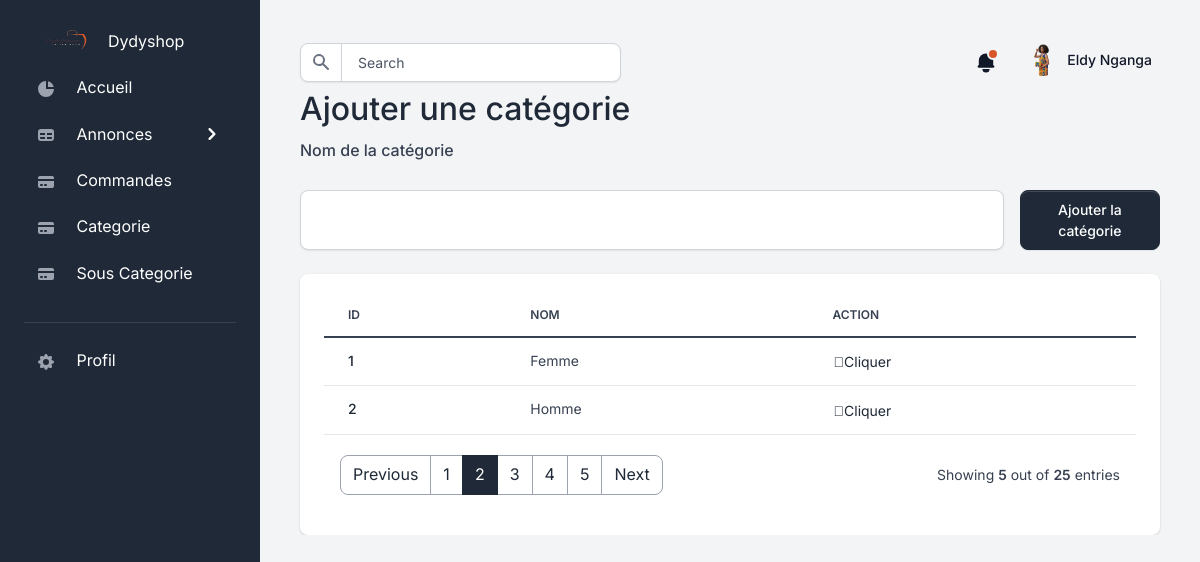
Page /add_category on the committed database.
### api/models/model.py (models this page shows)
class Category(db.Model):
    __tablename__ = "categories"
    id = db.Column(db.Integer, primary_key=True)
    name = db.Column(db.String(200), nullable=False)
    subcategories = db.relationship("SubCategory", backref="category")

### api/back.py (the view, shortened to what this page needs)
@app.route("/add_category", methods=["GET", "POST"])
def add_category():
    categories = Category.query.all()
    return render_template("/back/AddCategory.html", categories=categories)

### api/back.py (called while the page is built)
@app.before_request
def check_for_maintenance():
    if maintenance_mode and request.endpoint not in ["maintenance"]:
        return redirect(url_for("maintenance"))
    elif maintenance_mode and request.endpoint == "maintenance":
        return None
    else:
        return None

### api/templates/back/AddCategory.html (shortened to what this page needs)
{% extends './layout/baseAdmin.html' %}
{% block content %}
  <h2 class="my-1">Ajouter une catégorie</h2>
  <form method="POST" action="{{ url_for('add_category') }}">
    <label for="name" class="my-1">Nom de la catégorie</label>
    <div class="d-flex gap-3 my-4">
      <input type="text" id="name" name="name" class="form-control" required />
      <button type="submit" class="btn btn-primary">Ajouter la catégorie</button>
    </div>
  </form>
  <div class="card card-body border-0 shadow table-wrapper table-responsive">
    <table class="table table-hover">
      <thead>
        <tr>
          <th class="border-gray-200">Id</th>
          <th class="border-gray-200">Nom</th>
          <th class="border-gray-200">Action</th>
        </tr>
      </thead>
      <tbody>
        {% for category in categories %}
        <tr>
          <td>
            <a href="#" class="fw-bold">{{ category.id }}</a>
          </td>
          <td>
            <span class="fw-normal">{{ category.name }}</span>
          </td>
          <td>
            <div class="btn-group">
              <button class="btn btn-link text-dark dropdown-toggle dropdown-toggle-split m-0 p-0" data-bs-toggle="dropdown" aria-haspopup="true" aria-expanded="false">
                <span class="icon icon-sm"><span class="fas fa-ellipsis-h icon-dark"></span>Cliquer</span>
              </button>
            </div>
          </td>
        </tr>
        {% endfor %}
      </tbody>
    </table>
    <div class="card-footer px-3 border-0 d-flex flex-column flex-lg-row align-items-center justify-content-between">
      <nav aria-label="Page navigation example">
        <ul class="pagination mb-0">
          <li class="page-item">
            <a class="page-link" href="#">Previous</a>
          </li>
          <li class="page-item">
            <a class="page-link" href="#">1</a>
          </li>
          <li class="page-item active">
            <a class="page-link" href="#">2</a>
          </li>
          <li class="page-item">
            <a class="page-link" href="#">3</a>
          </li>
          <li class="page-item">
            <a class="page-link" href="#">4</a>
          </li>
          <li class="page-item">
            <a class="page-link" href="#">5</a>
          </li>
          <li class="page-item">
            <a class="page-link" href="#">Next</a>
          </li>
        </ul>
      </nav>
      <div class="fw-normal small mt-4 mt-lg-0">
        Showing <b>5</b> out of <b>25</b> entries
      </div>
    </div>
  </div>
{% endblock %}

### api/static/css/UploadImage.css (style rules this page uses)
:root { --colorPrimaryNormal: #d85629; --colorPrimaryDark: #d85629; --colorPrimaryGlare: #d85629; --colorPrimaryHalf: #d85629; --colorPrimaryQuarter: #bfecee; --colorPrimaryEighth: #dff5f7; --colorPrimaryPale: #f3f5f7; --colorPrimarySeparator: #f3f5f7; --colorPrimaryOutline: #dff5f7; --colorButtonNormal: #d85629; --colorButtonHover: #d85629; --colorLinkNormal: #d85629; --colorLinkHover: #d85629; }
body { margin: 24px; }

### rows in the picture
Category: id "1", name "Femme"
Category: id "2", name "Homme"
